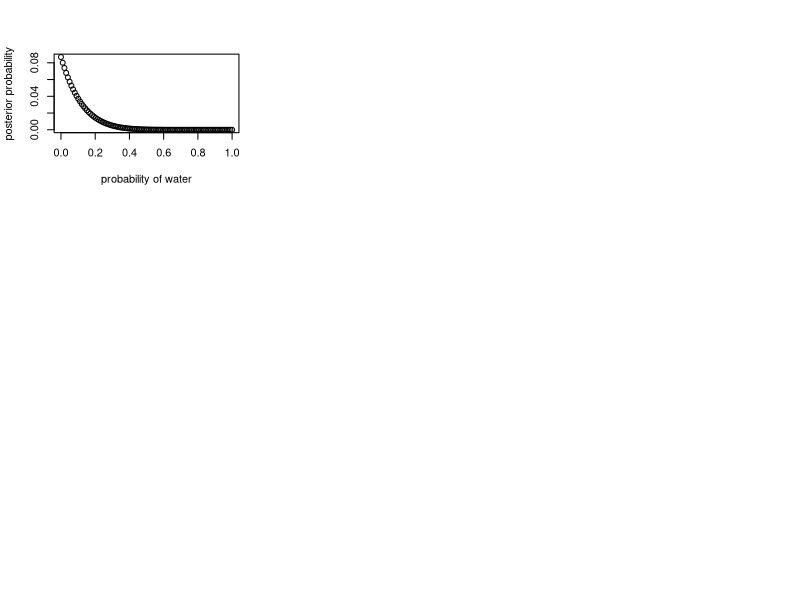

The R script that drew this image: (Note: this script raises an error after producing the figure.)


## --we want the true probability resistance will work given past experience ##

#months without/total months



pri<-c(0,8)
infectionweight<-2
flipprob<-0.5
## --now for example, show how updates with infection or not
## -- this is the probability that an infection will be cleared by resistance
# define grid
p_grid <- seq( from=0 , to=1 , length.out=100 )
# define prior as equivalent to pri[1]/pri[2] months uninfected
prior <- rep( 1 , 100 )
likelihood <- dbinom( pri[1] , size=pri[2] , prob=p_grid )
# compute product of likelihood and prior
unstd.posterior <- likelihood * prior
# standardize the posterior, so it sums to 1
posterior <- unstd.posterior / sum(unstd.posterior)

par(mfrow=c(3,3))
plot( p_grid , posterior , type="b" ,
      xlab="probability of water" , ylab="posterior probability" )

post<-sample(p_grid,1000,prob=posterior,replace=TRUE)
flips<-sum(post<0.4)/length(post)

for(i in 1:18){
  prior2<-posterior
  likelihood <- dbinom( infweight , size=infweight , prob=p_grid )
  # compute product of likelihood and prior
  unstd.posterior <- likelihood * prior2
  # standardize the posterior, so it sums to 1
  posterior <- unstd.posterior / sum(unstd.posterior)
  plot( p_grid , posterior , type="b" ,
      xlab="probability of water" , ylab="posterior probability" )
  abline(v=0.5)
  post<-sample(p_grid,1000,prob=posterior,replace=TRUE)
  flips2<-sum(post<0.4)/length(post)
  flips<-c(flips,flips2)
}

flip<-sample(p_grid,1,prob=posterior)<flipprob

#compare with old method
times<-1:18
ages<-rep(0,18)
flipw<-1.5

flipprob<-1/(1 + exp(-(((times)*flipw-(ages*12+9))/(ages*12+9))*log(0.999/0.001)))

plot(times,flipprob)
abline(v=9)

lines(times,flips[1:18])


#check method used in model


likelihood <-dbinom( 48 , size=127, prob=p_grid )
unstd.posterior <- likelihood * prior
# standardize the posterior, so it sums to 1
posterior <- unstd.posterior / sum(unstd.posterior)
plot( p_grid , posterior , type="b" , xlab="probability of water" , ylab="posterior probability" )

p_grid <- seq( from=0 , to=1 , length.out=100 )
uniprior <- rep( 1 , 100 )
pop<-data.frame(infected=0:8,PIweighted=0,PNIweighted=12*0.98^(0:8))
infectionweight<-3
flipprob <- apply(pop[,c("infected","PIweighted","PNIweighted")],1,function(pp){
  infmonths<-round(pp[1]+pp[2])*infectionweight
  notinfmonths<-round(pp[3])
  likelihood <-dbinom( infmonths , size=(infmonths+notinfmonths), prob=p_grid )
  # compute product of likelihood and prior
  unstd.posterior <- likelihood * uniprior
  # standardize the posterior, so it sums to 1
  posterior <- unstd.posterior / sum(unstd.posterior)
  #sample from the posterior and see if it is > the set threshold for flipping
  post<-sample(p_grid,1000,prob=posterior,replace=TRUE)
  sum(post>=0.5)/1000
})

plot(1:9,flipprob)
abline(h=9)

par(mfrow=c(3,3))
for(i in 1:9) plot( p_grid , flipprob[i] , type="b" , xlab="probability of flipping" , ylab="posterior probability" )
